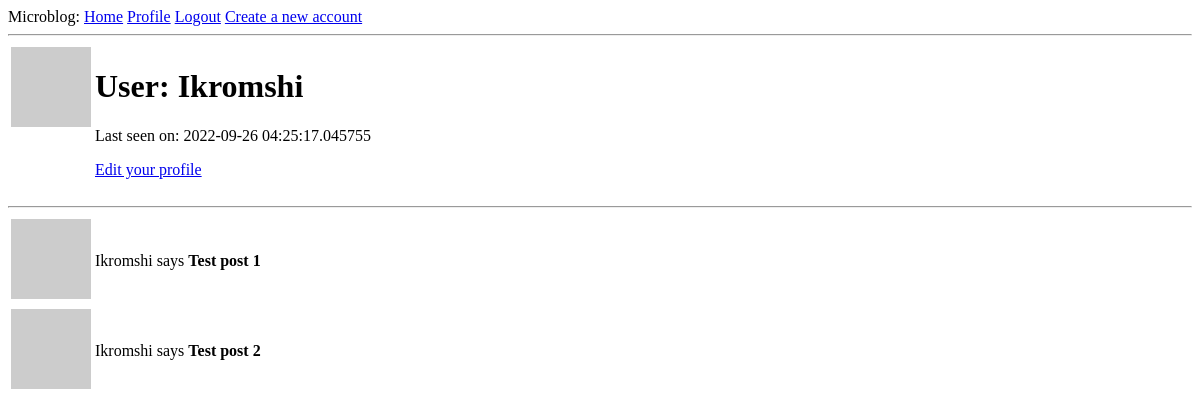
Before: /user/Ikromshi (signed in) with the older database file.
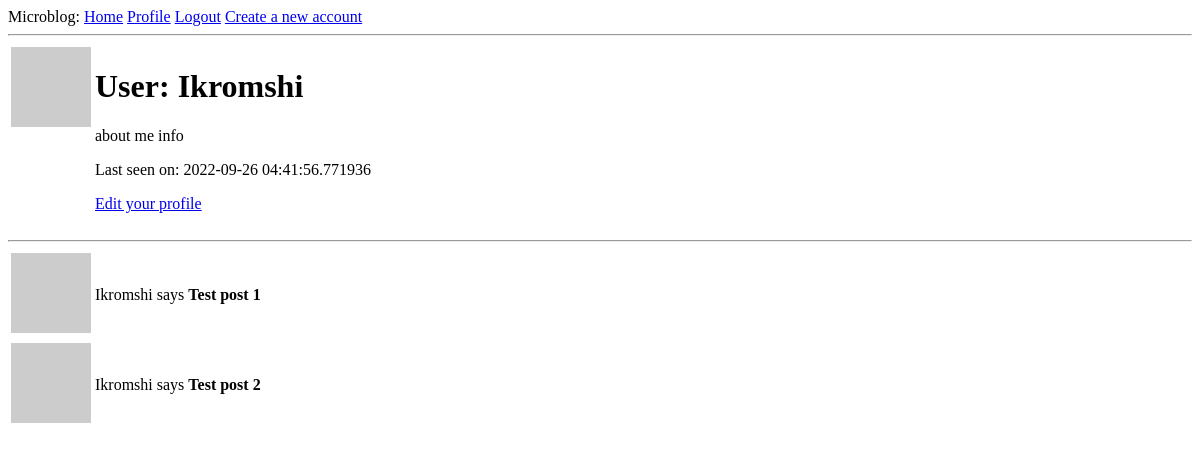
After: the same page with the newer database file.
### app/models.py (models this page shows, shortened)
class User(UserMixin, db.Model):
  id = db.Column(db.Integer, primary_key=True)
  username = db.Column(db.String(64), index=True, unique=True)
  email = db.Column(db.String(120), index=True, unique=True)
  password_hash = db.Column(db.String(128))
  posts = db.relationship("Post", backref="author", lazy="dynamic")
  about_me = db.Column(db.String(140))
  last_seen = db.Column(db.DateTime, default=datetime.utcnow)
  def avatar(self, size):
    digest = md5(self.email.lower().encode("utf-8")).hexdigest()
    return "https://www.gravatar.com/avatar/{}?d=identicon&s={}".format(digest, size)

### app/routes.py (the view)
@app.route("/user/<username>")
@login_required
def user(username):
    user = User.query.filter_by(username=username).first_or_404()
    posts = [
        {"author": user, "body": "Test post 1"},
        {"author": user, "body": "Test post 2"},
    ]
    return render_template("user.html", user=user, posts=posts)

### app/models.py (called while the page is built)
@login.user_loader
def load_user(id):
  return User.query.get(id)

### app/routes.py (called while the page is built)
@app.before_request
def before_request():
    if current_user.is_authenticated:
        current_user.last_seen = datetime.utcnow()
        db.session.commit()

### app/templates/user.html
{% extends "base.html" %}
{% block content %}
  <table>
    <tr valign="top">
      <td><img src="{{ user.avatar(128) }}" alt=""></td>
      <td>
        <h1>User: {{ user.username }}</h1>
        {% if user.about_me%}
          <p>{{ user.about_me }}</p>
        {% endif %}
        {% if user.last_seen%}
          <p>Last seen on: {{ user.last_seen }}</p>
        {% endif %}
        <p><a href="{{ url_for('edit_profile')}}">Edit your profile</a></p>
      </td>
    </tr>
  </table>
  <hr>
  {% for post in posts %}
    {% include "_post.html" %}
  {% endfor %}
{% endblock %}

### app/templates/base.html (shortened to what this page needs)
<!doctype html>
<html>
    <head>
    </head>
    <body>
        <div>
            Microblog:
            <a href="{{ url_for('index') }}">Home</a>
            {% if current_user.is_anonymous %}
            <a href="{{ url_for('login') }}">Login</a>
            {% else %}
            <a href="{{ url_for('user', username=current_user.username) }}">Profile</a>
            <a href="{{ url_for('logout') }}">Logout</a>
            {% endif %}
            <a href="{{ url_for('signup')}}">Create a new account</a>
        </div>
        <hr>
        {% block content %}{% endblock %}
    </body>
</html>

### app/templates/_post.html
<table valign="top">
  <td><img src="{{ post.author.avatar(36) }}" alt=""></td>
    <td>
      {{ post.author.username }} says <b>{{ post.body }}</b>
    </td>
</table>

Changed rows visible on the page:
changed User "Ikromshi": about_me (not shown) → "about me info"; last_seen "2022-09-26 04:25:17.045755" → "2022-09-26 04:41:56.771936"
